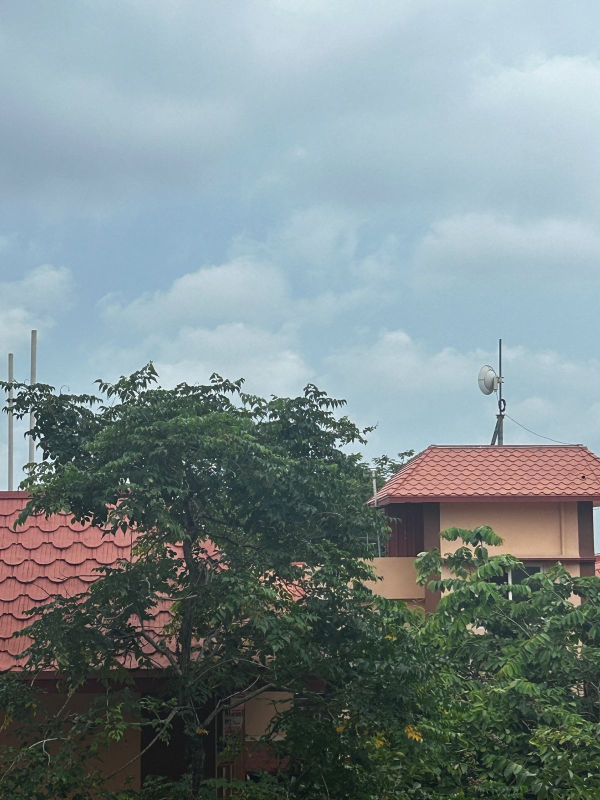
#> input picture test_images/test4a.jpg, 1200 x 1600 px, given in place of t, which was not available (shown at 1/2 size)
$ python -i project.py   (imports and definitions only)
#> lines starting #> are read from the running program, lines starting #| are printed output that depends on the picture; pictures that were not available may be replaced by others from this repository, and a replacement may not be noted
import cv2
import numpy as np
import matplotlib.pyplot as plt
import os


def stitch_images(img1_path, img2_path, output_path):
    """
    Stitch two images together to create a panoramic image that spans the full combined length
    of both images, either horizontally or vertically based on the detected features.

    Parameters:
    img1_path (str): Path to the first image
    img2_path (str): Path to the second image
    output_path (str): Path to save the output panoramic image
    """
#> called with img1_path = 't', img2_path = 'e', output_path = 'temp_panorama_1.jpg'
    print("Step 1: Loading input images...")
    # Load images
    img1 = cv2.imread(img1_path)
#> img1 is the input picture: shape (1600, 1200, 3); mean B, G, R 141.5, 139.3, 124.7
    img2 = cv2.imread(img2_path)
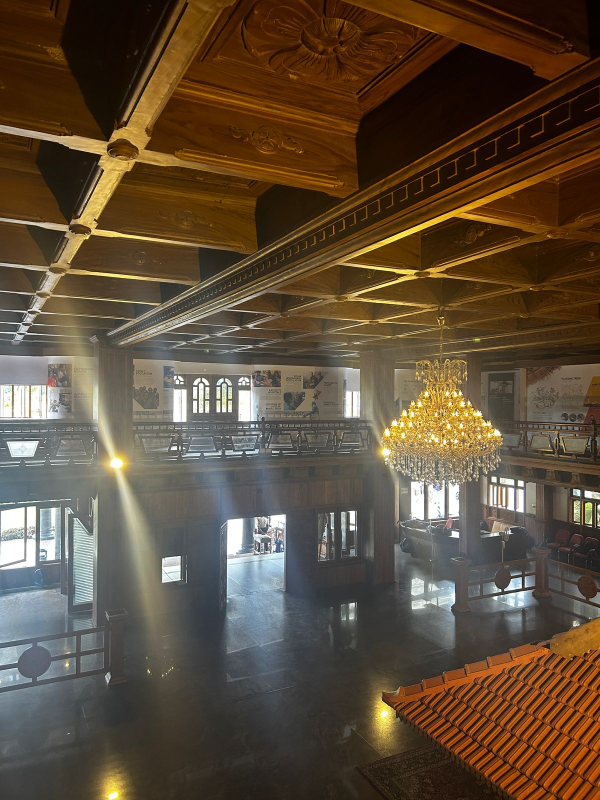
#> input picture test_images/test5a.jpg, 1200 x 1600 px, given in place of e, which was not available (shown at 1/2 size)
#> img2 is the input picture: shape (1600, 1200, 3); mean B, G, R 57.7, 77.3, 94

    if img1 is None or img2 is None:
        print("Error: Could not load images. Please check file paths.")
        return None

    # Store original images for later
    orig_img1 = img1.copy()
    orig_img2 = img2.copy()

    # Convert images to grayscale for feature detection
    gray1 = cv2.cvtColor(img1, cv2.COLOR_BGR2GRAY)
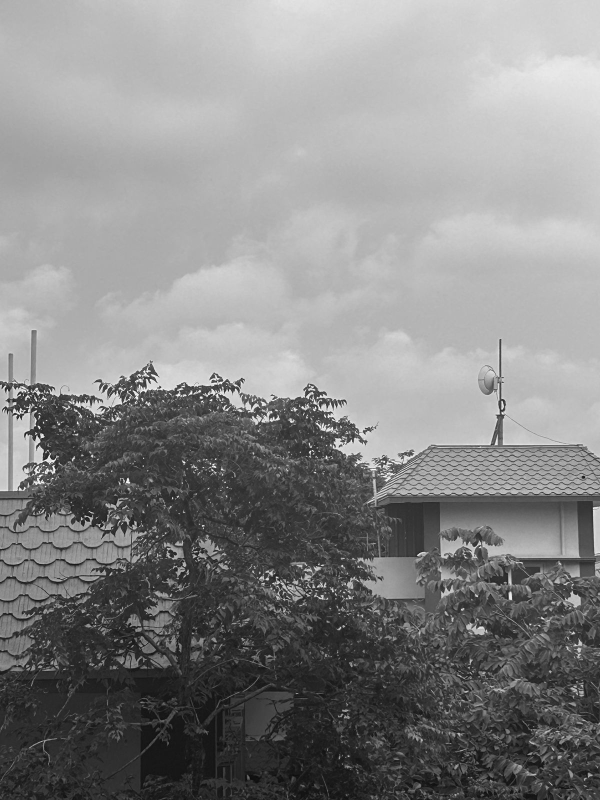
#> gray1: shape (1600, 1200) (shown at 1/2 size); min 2, max 255, mean 135.2
    gray2 = cv2.cvtColor(img2, cv2.COLOR_BGR2GRAY)
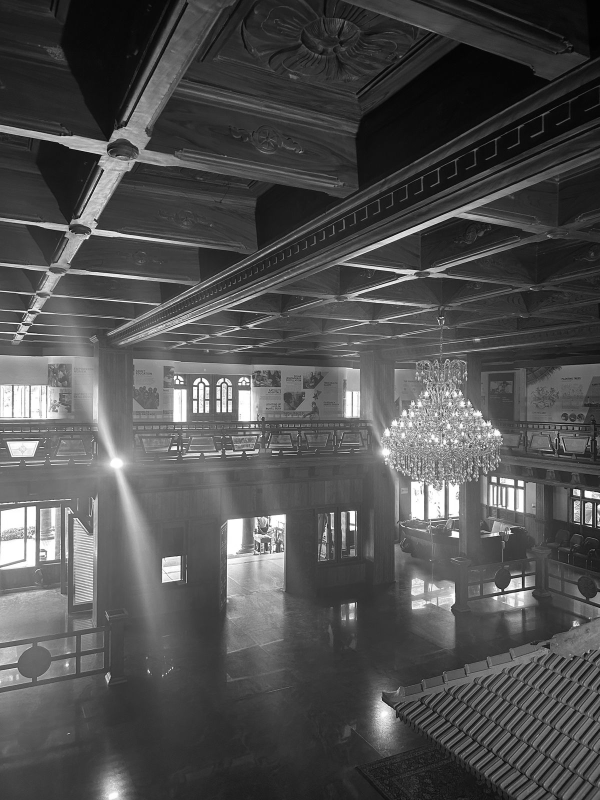
#> gray2: shape (1600, 1200) (shown at 1/2 size); min 0, max 255, mean 80.1

    print("Step 2: Detecting keypoints...")
    # Using SIFT for feature detection
    sift = cv2.SIFT_create()
    keypoints1, descriptors1 = sift.detectAndCompute(gray1, None)
#> keypoints1 = 11512 keypoints; strongest (x, y, size): (78, 854, 3.5), (54, 814, 1.8), (79, 833, 2.3), (431, 918, 2)
    keypoints2, descriptors2 = sift.detectAndCompute(gray2, None)
#> keypoints2 = 5671 keypoints; strongest (x, y, size): (1182, 1053, 2.1), (1177, 988, 10), (325, 1351, 1.8), (885, 635, 2)

    print(f"Found {len(keypoints1)} keypoints in image 1")
#| Found 11512 keypoints in image 1
    print(f"Found {len(keypoints2)} keypoints in image 2")
#| Found 5671 keypoints in image 2

    print("Step 3: Matching features using FLANN...")
    # FLANN based matcher
    FLANN_INDEX_KDTREE = 1
    index_params = dict(algorithm=FLANN_INDEX_KDTREE, trees=5)
    search_params = dict(checks=50)
    flann = cv2.FlannBasedMatcher(index_params, search_params)

    # Get k=2 nearest matches
    matches = flann.knnMatch(descriptors1, descriptors2, k=2)
#> matches = 11512 matches

    print("Step 4: Applying Lowe's Ratio Test to filter matches...")
    # Apply Lowe's ratio test to filter good matches
    good_matches = []
    for m, n in matches:
        if m.distance < 0.7 * n.distance:  # Lowe's ratio test
            good_matches.append(m)
#> after the loop, good_matches = 20 matches

    print(f"Found {len(good_matches)} good matches after Lowe's ratio test")
#| Found 20 good matches after Lowe's ratio test

    # Minimum matches needed
    MIN_MATCH_COUNT = 10
    if len(good_matches) < MIN_MATCH_COUNT:
        print(f"Not enough good matches: {len(good_matches)}/{MIN_MATCH_COUNT}")
        return None

    # Extract location of good matches
    src_pts = np.float32([keypoints1[m.queryIdx].pt for m in good_matches]).reshape(-1, 1, 2)
#> src_pts = 20 rows, first 8: [19.15, 758.7], [25.92, 1531], [27.58, 800.6], [66.46, 1341.8], [86.81, 1089.1], [280.6, 1319], [291.1, 783.1], [305.8, 1241]
    dst_pts = np.float32([keypoints2[m.trainIdx].pt for m in good_matches]).reshape(-1, 1, 2)
#> dst_pts = 20 rows, first 8: [1030.2, 1016.1], [900.6, 683.2], [1031.8, 965.5], [578, 153.1], [45.95, 1116], [786.6, 545.8], [271.1, 776.7], [190.4, 453.3]

    # Determine if horizontal or vertical alignment
    # Calculate the average displacement in x and y directions
    displacements = dst_pts.reshape(-1, 2) - src_pts.reshape(-1, 2)
#> displacements = 20 rows, first 8: [1011.1, 257.4], [874.7, -847.8], [1004.3, 164.9], [511.5, -1188.7], [-40.86, 26.89], [506, -773.2], [-20.06, -6.46], [-115.4, -787.7]
    avg_dx = np.mean(np.abs(displacements[:, 0]))
#> avg_dx = 575.2
    avg_dy = np.mean(np.abs(displacements[:, 1]))
#> avg_dy = 436

    # Determine if images are aligned horizontally or vertically
    is_horizontal = avg_dx > avg_dy
#> is_horizontal = True
    orientation = "horizontally" if is_horizontal else "vertically"
#> orientation = 'horizontally'
    print(f"Images appear to be aligned {orientation}")
#| Images appear to be aligned horizontally

    print("Step 5: Estimating homography matrix...")
    # Find homography matrix
    H, mask = cv2.findHomography(src_pts, dst_pts, cv2.RANSAC, 5.0)
#> H = [[-0.615, 1.74, -666], [4.93, -1.63, 1771.9], [0.00609, -0.000654, 1]]; mask = 20 values, max 1 at index 0, min 0 at index 1, mean 0.25
    matches_mask = mask.ravel().tolist()
#> matches_mask = [1, 0, 0, 0, 0, 1, 0, 0, 0, 0, 0, 0, 0, 0, 0, 1, 1, 0, 0, 1]

    # Count inliers (matches that survived RANSAC)
    inliers = sum(matches_mask)
#> inliers = 5
    print(f"Matches that passed RANSAC (inliers): {inliers}/{len(good_matches)}")
#| Matches that passed RANSAC (inliers): 5/20

    print("Step 6: Warping image using homography...")
    # Get dimensions
    h1, w1 = img1.shape[:2]
#> h1 = 1600; w1 = 1200
    h2, w2 = img2.shape[:2]
#> h2 = 1600; w2 = 1200

    # Define the corners of the first image
    corners1 = np.float32([[0, 0], [0, h1], [w1, h1], [w1, 0]]).reshape(-1, 1, 2)

    # Transform corners of img1 into img2's space
    corners1_transformed = cv2.perspectiveTransform(corners1, H)
#> corners1_transformed = [[-666, 1771.9], [-45734.4, 18074.5], [189.2, 700.6], [-169.1, 926.2]]

    # Calculate the full bounds of the combined images
    all_corners = np.vstack([
        np.float32([[0, 0], [0, h2], [w2, h2], [w2, 0]]).reshape(-1, 1, 2),
        corners1_transformed
    ])
#> all_corners = [[0, 0], [0, 1600], [1200, 1600], [1200, 0], [-666, 1771.9], [-45734.4, 18074.5], [189.2, 700.6], [-169.1, 926.2]]

    # Find the min and max coordinates to determine the size of our panorama
    [x_min, y_min] = np.int32(all_corners.min(axis=0).ravel() - 0.5)
#> x_min = -45734; y_min = 0
    [x_max, y_max] = np.int32(all_corners.max(axis=0).ravel() + 0.5)
#> x_max = 1200; y_max = 18075

    # Create translation matrix to adjust for negative offsets
    trans_x = -x_min if x_min < 0 else 0
#> trans_x = 45734
    trans_y = -y_min if y_min < 0 else 0
#> trans_y = 0
    translation_dist = [trans_x, trans_y]
#> translation_dist = [45734, 0]

    # Create the translation matrix
    translation_matrix = np.array([
        [1, 0, trans_x],
        [0, 1, trans_y],
        [0, 0, 1]
    ])
#> translation_matrix = [[1, 0, 45734], [0, 1, 0], [0, 0, 1]]

    # Apply the translation to the homography matrix
    full_homography = translation_matrix.dot(H)
#> full_homography = [[277.7, -28.17, 45068], [4.93, -1.63, 1771.9], [0.00609, -0.000654, 1]]

    # Calculate the output image dimensions
    panorama_width = x_max - x_min
#> panorama_width = 46934
    panorama_height = y_max - y_min
#> panorama_height = 18075

    # Ensure positive dimensions
    if panorama_width <= 0 or panorama_height <= 0:
        print("Error: Invalid panorama dimensions. Check homography calculation.")
        return None

    print(f"Output panorama dimensions: {panorama_width}x{panorama_height}")
#| Output panorama dimensions: 46934x18075

    print("Step 7: Blending and stitching images...")
    # Create a canvas for the output panorama
#> (the run stopped early here; a loop or call above may not have finished)
